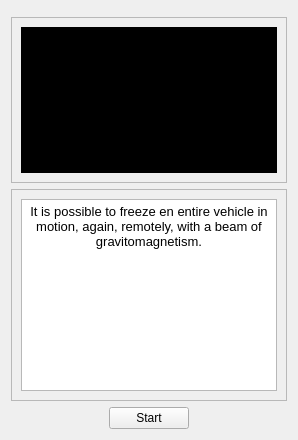
      <widget class="QWidget" name="tab_3">
       <attribute name="title">
        <string>Tractor Beam</string>
       </attribute>
       <layout class="QVBoxLayout" name="verticalLayout_3">
        <item>
         <widget class="QFrame" name="frame_7">
          <property name="sizePolicy">
           <sizepolicy hsizetype="Preferred" vsizetype="Expanding">
            <horstretch>0</horstretch>
            <verstretch>0</verstretch>
           </sizepolicy>
          </property>
          <property name="frameShape">
           <enum>QFrame::StyledPanel</enum>
          </property>
          <property name="frameShadow">
           <enum>QFrame::Raised</enum>
          </property>
         </widget>
        </item>
        <item>
         <widget class="QFrame" name="frame_8">
          <property name="sizePolicy">
           <sizepolicy hsizetype="Preferred" vsizetype="Expanding">
            <horstretch>0</horstretch>
            <verstretch>0</verstretch>
           </sizepolicy>
          </property>
          <property name="frameShape">
           <enum>QFrame::StyledPanel</enum>
          </property>
          <property name="frameShadow">
           <enum>QFrame::Raised</enum>
          </property>
          <layout class="QHBoxLayout" name="horizontalLayout_14">
           <item>
            <widget class="QWidget" name="widget_4" native="true">
             <property name="sizePolicy">
              <sizepolicy hsizetype="Expanding" vsizetype="Preferred">
               <horstretch>0</horstretch>
               <verstretch>0</verstretch>
              </sizepolicy>
             </property>
             <property name="palette">
              <palette>
               <active>
                <colorrole role="WindowText">
                 <brush brushstyle="SolidPattern">
                  <color alpha="255">
                   <red>255</red>
                   <green>255</green>
                   <blue>255</blue>
                  </color>
                 </brush>
                </colorrole>
                <colorrole role="Button">
                 <brush brushstyle="SolidPattern">
                  <color alpha="255">
                   <red>0</red>
                   <green>0</green>
                   <blue>0</blue>
                  </color>
                 </brush>
                </colorrole>
                <colorrole role="Light">
                 <brush brushstyle="SolidPattern">
                  <color alpha="255">
                   <red>0</red>
                   <green>0</green>
                   <blue>0</blue>
                  </color>
                 </brush>
                </colorrole>
                <colorrole role="Midlight">
                 <brush brushstyle="SolidPattern">
                  <color alpha="255">
                   <red>0</red>
                   <green>0</green>
                   <blue>0</blue>
                  </color>
                 </brush>
                </colorrole>
                <colorrole role="Dark">
                 <brush brushstyle="SolidPattern">
                  <color alpha="255">
                   <red>0</red>
                   <green>0</green>
                   <blue>0</blue>
                  </color>
                 </brush>
                </colorrole>
                <colorrole role="Mid">
                 <brush brushstyle="SolidPattern">
                  <color alpha="255">
                   <red>0</red>
                   <green>0</green>
                   <blue>0</blue>
                  </color>
                 </brush>
                </colorrole>
                <colorrole role="Text">
                 <brush brushstyle="SolidPattern">
                  <color alpha="255">
                   <red>255</red>
                   <green>255</green>
                   <blue>255</blue>
                  </color>
                 </brush>
                </colorrole>
                <colorrole role="BrightText">
                 <brush brushstyle="SolidPattern">
                  <color alpha="255">
                   <red>255</red>
                   <green>255</green>
                   <blue>255</blue>
                  </color>
                 </brush>
                </colorrole>
                <colorrole role="ButtonText">
                 <brush brushstyle="SolidPattern">
                  <color alpha="255">
                   <red>255</red>
                   <green>255</green>
                   <blue>255</blue>
                  </color>
                 </brush>
                </colorrole>
                <colorrole role="Base">
                 <brush brushstyle="SolidPattern">
                  <color alpha="255">
                   <red>0</red>
                   <green>0</green>
                   <blue>0</blue>
                  </color>
                 </brush>
                </colorrole>
                <colorrole role="Window">
                 <brush brushstyle="SolidPattern">
                  <color alpha="255">
                   <red>0</red>
                   <green>0</green>
                   <blue>0</blue>
                  </color>
                 </brush>
                </colorrole>
                <colorrole role="Shadow">
                 <brush brushstyle="SolidPattern">
                  <color alpha="255">
                   <red>0</red>
                   <green>0</green>
                   <blue>0</blue>
                  </color>
                 </brush>
                </colorrole>
                <colorrole role="AlternateBase">
                 <brush brushstyle="SolidPattern">
                  <color alpha="255">
                   <red>0</red>
                   <green>0</green>
                   <blue>0</blue>
                  </color>
                 </brush>
                </colorrole>
                <colorrole role="ToolTipBase">
                 <brush brushstyle="SolidPattern">
                  <color alpha="255">
                   <red>255</red>
                   <green>255</green>
                   <blue>220</blue>
                  </color>
                 </brush>
                </colorrole>
                <colorrole role="ToolTipText">
                 <brush brushstyle="SolidPattern">
                  <color alpha="255">
                   <red>0</red>
                   <green>0</green>
                   <blue>0</blue>
                  </color>
                 </brush>
                </colorrole>
                <colorrole role="PlaceholderText">
                 <brush brushstyle="SolidPattern">
                  <color alpha="128">
                   <red>255</red>
                   <green>255</green>
                   <blue>255</blue>
                  </color>
                 </brush>
                </colorrole>
               </active>
               <inactive>
                <colorrole role="WindowText">
                 <brush brushstyle="SolidPattern">
                  <color alpha="255">
                   <red>255</red>
                   <green>255</green>
                   <blue>255</blue>
                  </color>
                 </brush>
                </colorrole>
                <colorrole role="Button">
                 <brush brushstyle="SolidPattern">
                  <color alpha="255">
                   <red>0</red>
                   <green>0</green>
                   <blue>0</blue>
                  </color>
                 </brush>
                </colorrole>
                <colorrole role="Light">
                 <brush brushstyle="SolidPattern">
                  <color alpha="255">
                   <red>0</red>
                   <green>0</green>
                   <blue>0</blue>
                  </color>
                 </brush>
                </colorrole>
                <colorrole role="Midlight">
                 <brush brushstyle="SolidPattern">
                  <color alpha="255">
                   <red>0</red>
                   <green>0</green>
                   <blue>0</blue>
                  </color>
                 </brush>
                </colorrole>
                <colorrole role="Dark">
                 <brush brushstyle="SolidPattern">
                  <color alpha="255">
                   <red>0</red>
                   <green>0</green>
                   <blue>0</blue>
                  </color>
                 </brush>
                </colorrole>
                <colorrole role="Mid">
                 <brush brushstyle="SolidPattern">
                  <color alpha="255">
                   <red>0</red>
                   <green>0</green>
                   <blue>0</blue>
                  </color>
                 </brush>
                </colorrole>
                <colorrole role="Text">
                 <brush brushstyle="SolidPattern">
                  <color alpha="255">
                   <red>255</red>
                   <green>255</green>
                   <blue>255</blue>
                  </color>
                 </brush>
                </colorrole>
                <colorrole role="BrightText">
                 <brush brushstyle="SolidPattern">
                  <color alpha="255">
                   <red>255</red>
                   <green>255</green>
                   <blue>255</blue>
                  </color>
                 </brush>
                </colorrole>
                <colorrole role="ButtonText">
                 <brush brushstyle="SolidPattern">
                  <color alpha="255">
                   <red>255</red>
                   <green>255</green>
                   <blue>255</blue>
                  </color>
                 </brush>
                </colorrole>
                <colorrole role="Base">
                 <brush brushstyle="SolidPattern">
                  <color alpha="255">
                   <red>0</red>
                   <green>0</green>
                   <blue>0</blue>
                  </color>
                 </brush>
                </colorrole>
                <colorrole role="Window">
                 <brush brushstyle="SolidPattern">
                  <color alpha="255">
                   <red>0</red>
                   <green>0</green>
                   <blue>0</blue>
                  </color>
                 </brush>
                </colorrole>
                <colorrole role="Shadow">
                 <brush brushstyle="SolidPattern">
                  <color alpha="255">
                   <red>0</red>
                   <green>0</green>
                   <blue>0</blue>
                  </color>
                 </brush>
                </colorrole>
                <colorrole role="AlternateBase">
                 <brush brushstyle="SolidPattern">
                  <color alpha="255">
                   <red>0</red>
                   <green>0</green>
                   <blue>0</blue>
                  </color>
                 </brush>
                </colorrole>
                <colorrole role="ToolTipBase">
                 <brush brushstyle="SolidPattern">
                  <color alpha="255">
                   <red>255</red>
                   <green>255</green>
                   <blue>220</blue>
                  </color>
                 </brush>
                </colorrole>
                <colorrole role="ToolTipText">
                 <brush brushstyle="SolidPattern">
                  <color alpha="255">
                   <red>0</red>
                   <green>0</green>
                   <blue>0</blue>
                  </color>
                 </brush>
                </colorrole>
                <colorrole role="PlaceholderText">
                 <brush brushstyle="SolidPattern">
                  <color alpha="128">
                   <red>255</red>
                   <green>255</green>
                   <blue>255</blue>
                  </color>
                 </brush>
                </colorrole>
               </inactive>
               <disabled>
                <colorrole role="WindowText">
                 <brush brushstyle="SolidPattern">
                  <color alpha="255">
                   <red>0</red>
                   <green>0</green>
                   <blue>0</blue>
                  </color>
                 </brush>
                </colorrole>
                <colorrole role="Button">
                 <brush brushstyle="SolidPattern">
                  <color alpha="255">
                   <red>0</red>
                   <green>0</green>
                   <blue>0</blue>
                  </color>
                 </brush>
                </colorrole>
                <colorrole role="Light">
                 <brush brushstyle="SolidPattern">
                  <color alpha="255">
                   <red>0</red>
                   <green>0</green>
                   <blue>0</blue>
                  </color>
                 </brush>
                </colorrole>
                <colorrole role="Midlight">
                 <brush brushstyle="SolidPattern">
                  <color alpha="255">
                   <red>0</red>
                   <green>0</green>
                   <blue>0</blue>
                  </color>
                 </brush>
                </colorrole>
                <colorrole role="Dark">
                 <brush brushstyle="SolidPattern">
                  <color alpha="255">
                   <red>0</red>
                   <green>0</green>
                   <blue>0</blue>
                  </color>
                 </brush>
                </colorrole>
                <colorrole role="Mid">
                 <brush brushstyle="SolidPattern">
                  <color alpha="255">
                   <red>0</red>
                   <green>0</green>
                   <blue>0</blue>
                  </color>
                 </brush>
                </colorrole>
                <colorrole role="Text">
                 <brush brushstyle="SolidPattern">
                  <color alpha="255">
                   <red>0</red>
                   <green>0</green>
                   <blue>0</blue>
                  </color>
                 </brush>
                </colorrole>
                <colorrole role="BrightText">
                 <brush brushstyle="SolidPattern">
                  <color alpha="255">
                   <red>255</red>
                   <green>255</green>
                   <blue>255</blue>
                  </color>
                 </brush>
                </colorrole>
                <colorrole role="ButtonText">
                 <brush brushstyle="SolidPattern">
                  <color alpha="255">
                   <red>0</red>
                   <green>0</green>
                   <blue>0</blue>
                  </color>
                 </brush>
                </colorrole>
                <colorrole role="Base">
                 <brush brushstyle="SolidPattern">
                  <color alpha="255">
                   <red>0</red>
                   <green>0</green>
                   <blue>0</blue>
                  </color>
                 </brush>
                </colorrole>
                <colorrole role="Window">
                 <brush brushstyle="SolidPattern">
                  <color alpha="255">
                   <red>0</red>
                   <green>0</green>
                   <blue>0</blue>
                  </color>
                 </brush>
                </colorrole>
                <colorrole role="Shadow">
                 <brush brushstyle="SolidPattern">
                  <color alpha="255">
                   <red>0</red>
                   <green>0</green>
                   <blue>0</blue>
                  </color>
                 </brush>
                </colorrole>
                <colorrole role="AlternateBase">
                 <brush brushstyle="SolidPattern">
                  <color alpha="255">
                   <red>0</red>
                   <green>0</green>
                   <blue>0</blue>
                  </color>
                 </brush>
                </colorrole>
                <colorrole role="ToolTipBase">
                 <brush brushstyle="SolidPattern">
                  <color alpha="255">
                   <red>255</red>
                   <green>255</green>
                   <blue>220</blue>
                  </color>
                 </brush>
                </colorrole>
                <colorrole role="ToolTipText">
                 <brush brushstyle="SolidPattern">
                  <color alpha="255">
                   <red>0</red>
                   <green>0</green>
                   <blue>0</blue>
                  </color>
                 </brush>
                </colorrole>
                <colorrole role="PlaceholderText">
                 <brush brushstyle="SolidPattern">
                  <color alpha="128">
                   <red>255</red>
                   <green>255</green>
                   <blue>255</blue>
                  </color>
                 </brush>
                </colorrole>
               </disabled>
              </palette>
             </property>
             <property name="autoFillBackground">
              <bool>true</bool>
             </property>
             <layout class="QHBoxLayout" name="horizontalLayout_7">
              <item>
               <widget class="ImageViewer" name="ship_4" native="true">
                <property name="sizePolicy">
                 <sizepolicy hsizetype="Fixed" vsizetype="Preferred">
                  <horstretch>0</horstretch>
                  <verstretch>0</verstretch>
                 </sizepolicy>
                </property>
                <property name="minimumSize">
                 <size>
                  <width>192</width>
                  <height>128</height>
                 </size>
                </property>
               </widget>
              </item>
              <item>
               <spacer name="horizontalSpacer_10">
                <property name="orientation">
                 <enum>Qt::Horizontal</enum>
                </property>
                <property name="sizeHint" stdset="0">
                 <size>
                  <width>40</width>
                  <height>20</height>
                 </size>
                </property>
               </spacer>
              </item>
             </layout>
            </widget>
           </item>
          </layout>
         </widget>
        </item>
        <item>
         <widget class="QFrame" name="frame_9">
          <property name="sizePolicy">
           <sizepolicy hsizetype="Preferred" vsizetype="Expanding">
            <horstretch>0</horstretch>
            <verstretch>0</verstretch>
           </sizepolicy>
          </property>
          <property name="frameShape">
           <enum>QFrame::StyledPanel</enum>
          </property>
          <property name="frameShadow">
           <enum>QFrame::Raised</enum>
          </property>
          <layout class="QHBoxLayout" name="horizontalLayout_12">
           <item>
            <widget class="QTextBrowser" name="textBrowser_2">
             <property name="sizePolicy">
              <sizepolicy hsizetype="Expanding" vsizetype="Minimum">
               <horstretch>0</horstretch>
               <verstretch>0</verstretch>
              </sizepolicy>
             </property>
             <property name="html">
              <string>&lt;!DOCTYPE HTML PUBLIC &quot;-//W3C//DTD HTML 4.0//EN&quot; &quot;http://www.w3.org/TR/REC-html40/strict.dtd&quot;&gt;
&lt;html&gt;&lt;head&gt;&lt;meta name=&quot;qrichtext&quot; content=&quot;1&quot; /&gt;&lt;style type=&quot;text/css&quot;&gt;
p, li { white-space: pre-wrap; }
&lt;/style&gt;&lt;/head&gt;&lt;body style=&quot; font-family:'Noto Sans'; font-size:10pt; font-weight:400; font-style:normal;&quot;&gt;
&lt;p align=&quot;center&quot; style=&quot; margin-top:0px; margin-bottom:0px; margin-left:0px; margin-right:0px; -qt-block-indent:0; text-indent:0px;&quot;&gt;It is possible to freeze en entire vehicle in motion, again, remotely, with a beam of gravitomagnetism.&lt;/p&gt;&lt;/body&gt;&lt;/html&gt;</string>
             </property>
            </widget>
           </item>
          </layout>
         </widget>
        </item>
        <item>
         <layout class="QHBoxLayout" name="horizontalLayout_16">
          <item>
           <spacer name="horizontalSpacer_11">
            <property name="orientation">
             <enum>Qt::Horizontal</enum>
            </property>
            <property name="sizeHint" stdset="0">
             <size>
              <width>40</width>
              <height>20</height>
             </size>
            </property>
           </spacer>
          </item>
          <item>
           <widget class="QPushButton" name="pushButton_3">
            <property name="text">
             <string>Start</string>
            </property>
           </widget>
          </item>
          <item>
           <spacer name="horizontalSpacer_12">
            <property name="orientation">
             <enum>Qt::Horizontal</enum>
            </property>
            <property name="sizeHint" stdset="0">
             <size>
              <width>40</width>
              <height>20</height>
             </size>
            </property>
           </spacer>
          </item>
         </layout>
        </item>
       </layout>
      </widget>
